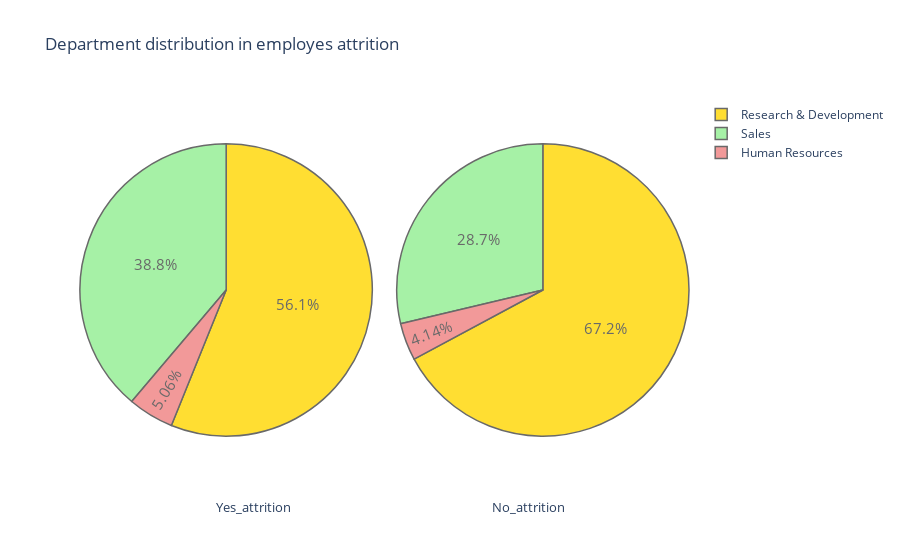

This figure's notebook cell:
### Markdown cell above
## What is the Department of most Attritions ?

### Code cell
plot_pie('Department')

### Figure 1 — Plotly figure (JSON) as saved in the notebook; plotly's stock layout.template omitted (floating-point values rounded to 4 significant figures)
{"data": [{"domain": {"x": [0, 0.48]}, "hoverinfo": "label+percent+name", "labels": ["Research & Development", "Sales", "Human Resources"], "marker": {"colors": ["gold", "lightgreen", "lightcoral", "lightskyblue", "lightgrey", "orange", "white", "lightpink"], "line": {"width": 1.5}}, "name": "attrition employes", "opacity": 0.8, "textfont": {"size": 15}, "type": "pie", "values": [133, 92, 12]}, {"domain": {"x": [0.52, 1]}, "hoverinfo": "label+percent+name", "labels": ["Research & Development", "Sales", "Human Resources"], "marker": {"colors": ["gold", "lightgreen", "lightcoral", "lightskyblue", "lightgrey", "orange", "white", "lightpink"], "line": {"width": 1.5}}, "name": "Non attrition employes", "opacity": 0.8, "textfont": {"size": 15}, "type": "pie", "values": [828, 354, 51]}], "layout": {"annotations": [{"font": {"size": 13}, "showarrow": false, "text": "Yes_attrition", "x": 0.22, "y": -0.1}, {"font": {"size": 13}, "showarrow": false, "text": "No_attrition", "x": 0.8, "y": -0.1}], "title": {"text": "Department distribution in employes attrition "}}}
